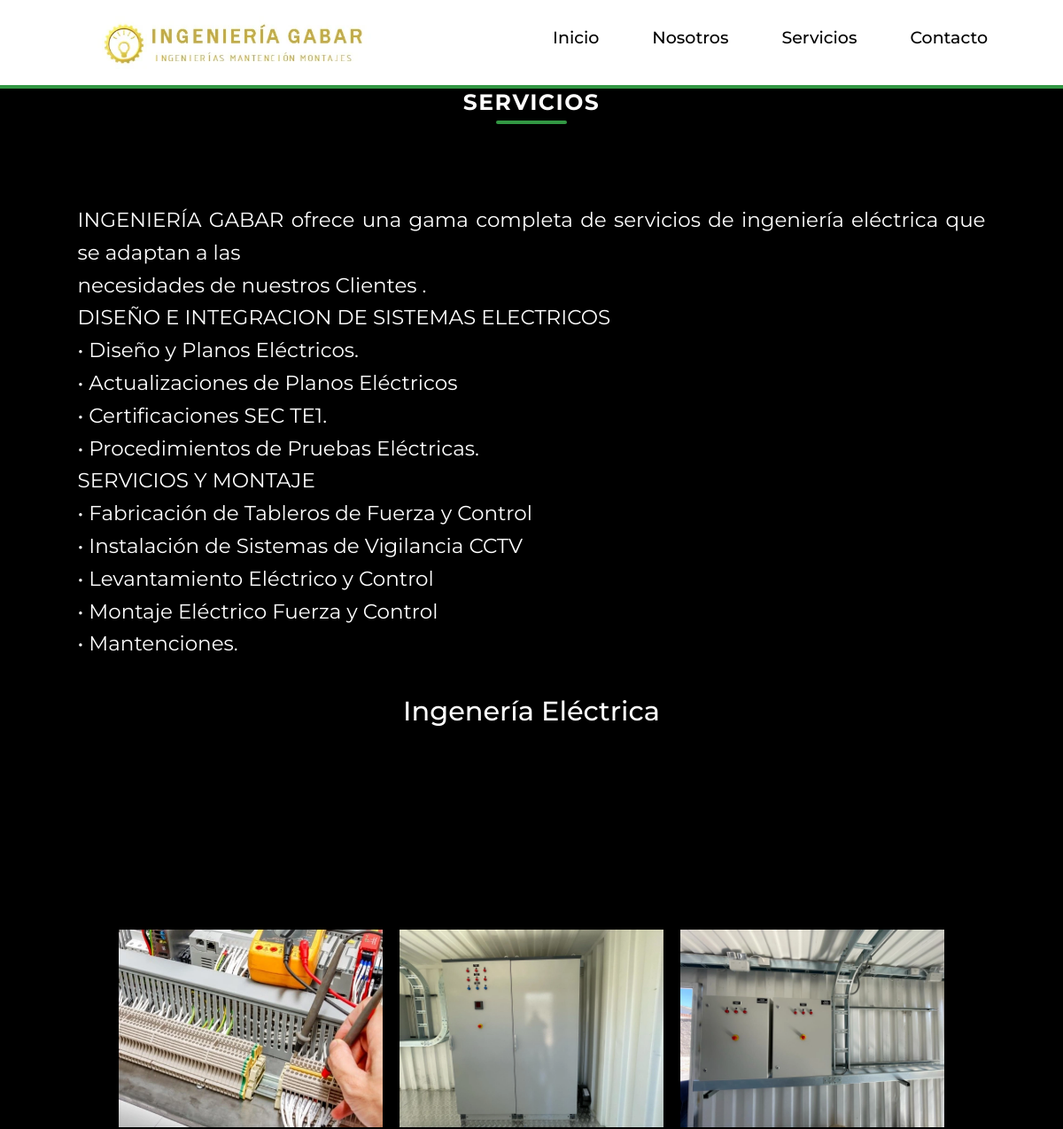
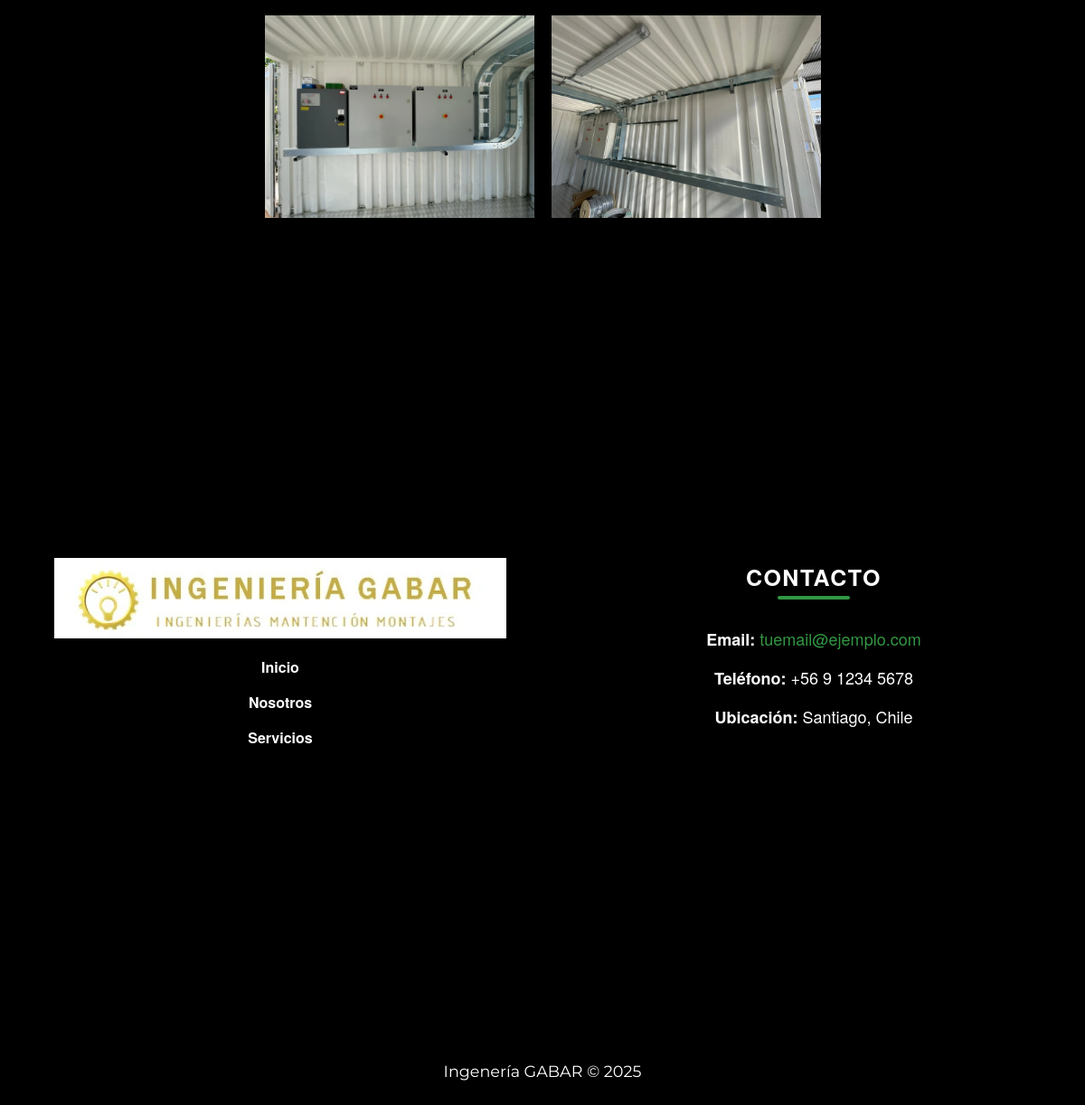
The app's page /5/ with its own data (2 pictures, top to bottom).
### services/models.py (models this page shows, shortened)
class Services(BaseModel):
    title = models.CharField(max_length=255, verbose_name="Título")
    description = models.TextField(verbose_name="Descripción")
    content = models.TextField(verbose_name="Contenido")
    imagen = models.ImageField(upload_to='services/images/', verbose_name="Imagen")
    class Meta:
        verbose_name = "Servicio"
        verbose_name_plural = "Servicios"
        ordering = ["-created"]

class ServiceImage(models.Model):
    service = models.ForeignKey(Services, on_delete=models.CASCADE, related_name='imagenes')
    image = models.ImageField(verbose_name="Imagen", upload_to="services/images", null=True, blank=True)
    class Meta:
        verbose_name = "Imagen de servicio"
        verbose_name_plural = "Imágenes de servicio"

### services/views.py (the view)
# urls.py: path('<int:id>/', views.service_detail, name='service_detail'),  # Detalle de servicio por ID
def service_detail(request, id):
    service = get_object_or_404(Services, id=id)  # Obtiene el servicio por su ID
    return render(request, 'services/services_detail.html', {'service': service})

### services/templates/services/services_detail.html (shortened to what this page needs)
{% extends 'base.html' %}
{% load static %}
{% block content %}
<main class="container">
  <h2 class="title__services">Servicios</h2>
  <div class="services__container">
    <p>
      {{ service.content|linebreaks }}
    </p>
    <h2 class="services__subtitle">{{ service.title }}</h2>
  </div>
  <div class="services__galeria">
    {% for image in service.imagenes.all %}
      <img src="{{ image.image.url }}" alt="{{ service.title }}" class="gallery-image" data-index="{{ forloop.counter0 }}" onclick="fullView(this)">
    {% endfor %}
  </div>
</main>
{% endblock %}

### static/css/navegador.css (style rules this page uses)
* { margin: 0; padding: 0; box-sizing: border-box; }
html { font-size: 10px; height: 100%; width: 100%; scroll-behavior: smooth; }
body { font-family: "Montserrat", sans-serif; font-size: 1.6rem; background-color: black; background-image: url('../img/fondoBody.png'); background-size: cover; background-position: center center; background-attachment: fixed; }

### static/css/index.css (style rules this page uses)
.services__container { margin: 0 auto 16rem auto; padding: 50px; text-align: justify; }
.services__container p { line-height: 1.6; font-size: 23px; color: #ffffff; }
.services__subtitle { font-size: 1.9em; color: #ffffff; margin-top: 40px; text-align: center; }
.services__galeria { display: flex; flex-wrap: wrap; gap: 15px; justify-content: center; padding: 10px; margin-bottom: 6rem; }
.services__galeria img { max-width: 298px; max-height: 224px; margin: 2px; }

### static/css/services.css (style rules this page uses)
.title__services { font-size: clamp(2rem, 3vw, 2.5rem); font-weight: 700; color: rgb(255, 254, 254); text-transform: uppercase; letter-spacing: 1.5px; margin-bottom: 4rem; position: relative; text-align: center; }
.title__services::after { content: ""; width: 80px; height: 4px; background: rgb(50, 151, 67); position: absolute; bottom: -10px; left: 50%; transform: translateX(-50%); border-radius: 2px; }

### records on screen
Services: content "INGENIERÍA GABAR ofrece una gama completa de servicios de ingeniería eléctrica que se adaptan a las necesidades de nuestros Clientes . DISEÑO E INTEGRACION DE SISTEMAS ELECTRICOS • Diseño y Planos Eléctricos. • Actualizaciones de Planos Eléctricos • Certificaciones SEC TE1. • Procedimientos de Pruebas Eléctricas. SERVICIOS Y MONTAJE • Fabricación de Tableros de Fuerza y Control • Instalación de Sistemas de Vigilancia CCTV • Levantamiento Eléctrico y Control • Montaje Eléctrico Fuerza y Control • Mantenciones.", title "Ingenería Eléctrica"
ServiceImage: image (picture)
ServiceImage: image (picture)
ServiceImage: image (picture)
ServiceImage: image (picture)
ServiceImage: image (picture)
